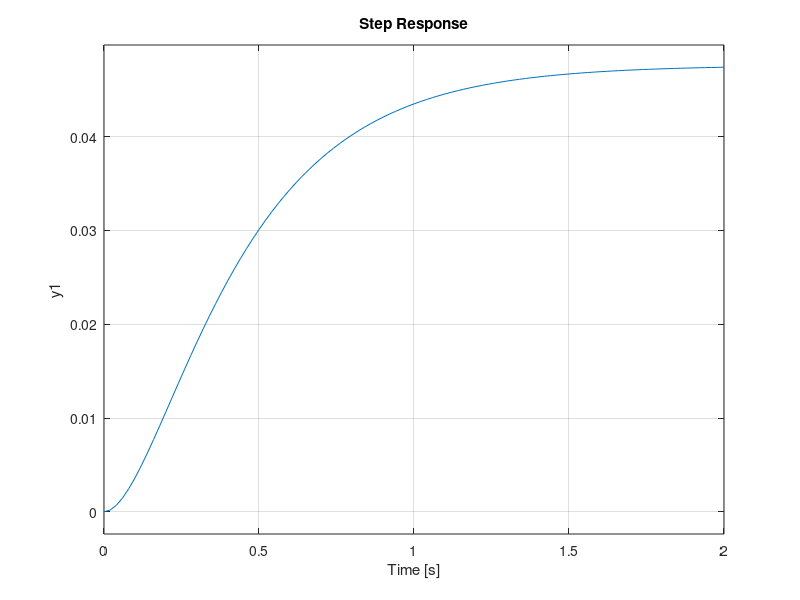

Recreate this plot in MATLAB. (Note: this script raises an error after producing the figure.)
%% EXPERIMENT No: 10

clc 
clear all 
close all

%% Q.1.To plot the step response for P, PI, PD and PID control systems with unity feedback

% Q.1(a) Unity gain feedback system

N=[0 1];
D=[1 10 20];
G=tf(N,D); %open loop transfer function of the system
H=1; %unity feedback system
sys=feedback(G,H); %closed loop transfer function of unity feedback system
figure('Numbertitle','off','Name','Step response graphs')
step(sys)
S=stepinfo(sys)

% Q.1(b)Proportional control (P controller)

kp=350;
N1=[0 kp];
D1=[0 1];
Ctf1=tf(N1,D1); %transfer function of proportional controller 
G1=series(Ctf1,G); %cascading controller and plant
H1=1; %unity feedback
sys1=feedback(G1,H1); %closed loop transfer function of proportional controller
hold on
step(sys1) %step response of the system with P controller
S1=stepinfo(sys1)

% Q.1(c)Integral control (PI controller)

ki=300;
N2=[kp ki];
D2=[1 0];
Ctf2=tf(N2,D2); %transfer function of PI controller
G2=series(Ctf2,G); 
H2=1;
sys2=feedback(G2,H2); %closed loop transfer function of PI controller
step(sys2) %step response of system with PI controller
S2=stepinfo(sys2)

% Q.1(d)Derivative control (PD controller)

kd=50;
N3=[kd kp];
D3=[0 1];
Ctf3=tf(N3,D3); %transfer function of PD controller
G3=series(Ctf3,G); 
H3=1;
sys3=feedback(G3,H3); %closed loop transfer function of PD controller
step(sys3) %step response of system with PD controller
S3=stepinfo(sys3)

% Q.1(e)PID control

N4=[kd kp ki];
D4=[1 0];
Ctf4=tf(N4,D4); %transfer function of PID controller
G4=series(Ctf4,G); 
H4=1;
sys4=feedback(G4,H4); %closed loop transfer function of PID controller
step(sys4) %step response of system with PID controller
axis([0 3.5 -0.5 1.5])
hold off
legend('Without controller','P controller','PI controller','PD controller','PID controller')
S4=stepinfo(sys4)

%% Conclusion

%{
    In this experiment we have firstly found out the response with unity
    feedback i.e. without controller, then we have given P controller and plot the response,
    similarly with PI controller, PD controller and PID controller. In this
    we observed that the error which we got with P, PD, PI and PID is less
    than error we got in unity feedback i.e. without controller.
%}
